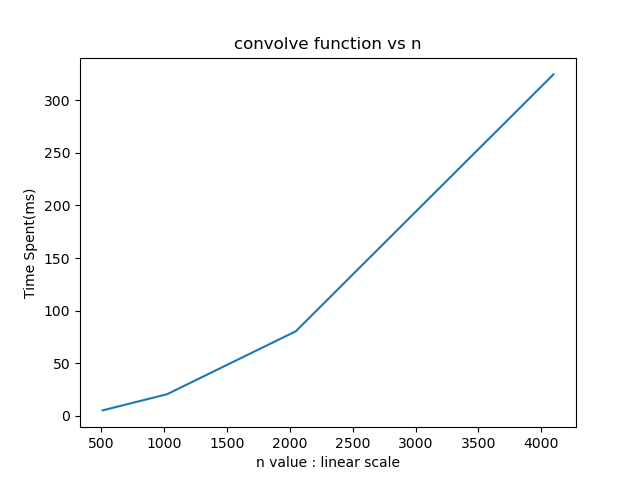

The Python source for this figure:
import matplotlib.pyplot as plt
import numpy as np

y = []
x = [512, 1024, 2048, 4096]

with open('task4b_time.log', 'r') as file:
    for line in file:
        y.append(float(line))


#for i in range(1,5): #5 not inclusive
#    x.append(f"{i}")
plt.figure(1)
plt.plot(x,y)
plt.xlabel('n value : linear scale')
plt.ylabel('Time Spent(ms)')
plt.title('convolve function vs n')
plt.savefig('task4b.png')
plt.show()
